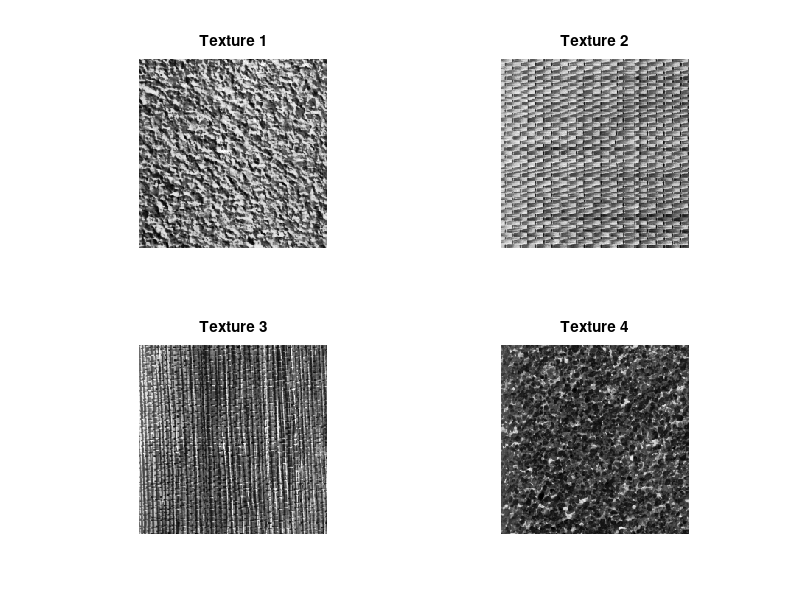

The MATLAB script that drew this image: (Note: this script raises an error after producing the figure.)
%%%%%%%%%%%%%%%%%%%%%%%%%%%%%%%%%%%%%%%%%%%%%%%%%%%
%
%       This scripts save the files needed for the mandatory assignment 2
%       in INF4300 and INF9305
%
clear all
close all
addpath('../Oblig1'); % For my GLCM function

%Loading the images
mosaic1_train = load('data/mosaic1_train.mat');
training_mask = load('data/training_mask.mat');
mosaic2_test = load('data/mosaic2_test.mat');
mosaic3_test = load('data/mosaic3_test.mat');

% I don't want them as structs
mosaic1_train = mosaic1_train.mosaicim;
mosaic2_test = mosaic2_test.mosaicim;
mosaic3_test = mosaic3_test.mosaicim;
training_mask = training_mask.mosaicim;

% Find size of image
[N,M] = size(mosaic1_train);
G=16; %We want to use 16 graylevels

% Normalize the images
texture1 = mosaic1_train(1:N/2,1:M/2);
texture1_norm = uint8(round(double(texture1) * (G-1) / double(max(texture1(:)))));
texture2 = mosaic1_train(1:N/2,M/2+1:end);
texture2_norm = uint8(round(double(texture2) * (G-1) / double(max(texture2(:)))));
texture3 = mosaic1_train(N/2+1:end,1:M/2);
texture3_norm = uint8(round(double(texture3) * (G-1) / double(max(texture3(:)))));
texture4 = mosaic1_train(N/2+1:end,M/2+1:end);
texture4_norm = uint8(round(double(texture4) * (G-1) / double(max(texture4(:)))));

% Display the different textures
figure(1)
subplot(221)
imshow(texture1,[]);
title('Texture 1');
subplot(222)
imshow(texture2,[]);
title('Texture 2');
subplot(223)
imshow(texture3,[]);
title('Texture 3');
subplot(224)
imshow(texture4,[]);
title('Texture 4');

% Calculate the GLCM for direction dx = 1 dy = 0
texture1dx1dy0 = GLCM(texture1_norm,G,1,0,0,1);
texture2dx1dy0 = GLCM(texture2_norm,G,1,0,0,1);
texture3dx1dy0 = GLCM(texture3_norm,G,1,0,0,1);
texture4dx1dy0 = GLCM(texture4_norm,G,1,0,0,1);

% Calculate the GLCM for direction dx = 0 dy = 2
texture1dx0dy1 = GLCM(texture1_norm,G,0,1,0,1);
texture2dx0dy1 = GLCM(texture2_norm,G,0,1,0,1);
texture3dx0dy1 = GLCM(texture3_norm,G,0,1,0,1);
texture4dx0dy1 = GLCM(texture4_norm,G,0,1,0,1);

% Calculate the GLCM for direction dx = 1 dy = -1
texture1dx1dymin1 = GLCM(texture1_norm,G,1,-1,0,1);
texture2dx1dymin1 = GLCM(texture2_norm,G,1,-1,0,1);
texture3dx1dymin1 = GLCM(texture3_norm,G,1,-1,0,1);
texture4dx1dymin1 = GLCM(texture4_norm,G,1,-1,0,1);

% Calculate the GLCM for direction dx = -1 dy = 1
texture1dxmin1dy1 = GLCM(texture1_norm,G,-1,1,0,1);
texture2dxmin1dy1 = GLCM(texture2_norm,G,-1,1,0,1);
texture3dxmin1dy1 = GLCM(texture3_norm,G,-1,1,0,1);
texture4dxmin1dy1 = GLCM(texture4_norm,G,-1,1,0,1);

% Try to plot some of the GLCM's
figure(2)
subplot(221);
imagesc(texture1dx1dy0);
subplot(222);
imagesc(texture2dx1dy0);
subplot(223);
imagesc(texture3dx1dy0);
subplot(224);
imagesc(texture4dx1dy0);

% Save the traning and test images
save('new_data/mosaic1_train','mosaic1_train');
save('new_data/mosaic2_test','mosaic2_test');
save('new_data/mosaic3_test','mosaic3_test');

% Save the traning mask
save('new_data/training_mask','training_mask');

% Save the example GLCM matrices
save('new_data/texture1dx1dy0','texture1dx1dy0');
save('new_data/texture2dx1dy0','texture2dx1dy0');
save('new_data/texture3dx1dy0','texture3dx1dy0');
save('new_data/texture4dx1dy0','texture4dx1dy0');

save('new_data/texture1dx0dy1','texture1dx0dy1');
save('new_data/texture2dx0dy1','texture2dx0dy1');
save('new_data/texture3dx0dy1','texture3dx0dy1');
save('new_data/texture4dx0dy1','texture4dx0dy1');

save('new_data/texture1dx1dymin1','texture1dx1dymin1');
save('new_data/texture2dx1dymin1','texture2dx1dymin1');
save('new_data/texture3dx1dymin1','texture3dx1dymin1');
save('new_data/texture4dx1dymin1','texture4dx1dymin1');

save('new_data/texture1dxmin1dy1','texture1dxmin1dy1');
save('new_data/texture2dxmin1dy1','texture2dxmin1dy1');
save('new_data/texture3dxmin1dy1','texture3dxmin1dy1');
save('new_data/texture4dxmin1dy1','texture4dxmin1dy1');

% Save the traning and test images as .txt files
dlmwrite('new_data/mosaic1_train.txt',mosaic1_train);
dlmwrite('new_data/mosaic2_test.txt',mosaic2_test);
dlmwrite('new_data/mosaic3_test.txt',mosaic3_test);

% Save the traning mask as .txt file
save('new_data/training_mask.txt','training_mask');

% Save the example GLCM matrices as .txt files
dlmwrite('new_data/texture1dx1dy0.txt',texture1dx1dy0);
dlmwrite('new_data/texture2dx1dy0.txt',texture2dx1dy0);
dlmwrite('new_data/texture3dx1dy0.txt',texture3dx1dy0);
dlmwrite('new_data/texture4dx1dy0.txt',texture4dx1dy0);

dlmwrite('new_data/texture1dx0dy1.txt',texture1dx0dy1);
dlmwrite('new_data/texture2dx0dy1.txt',texture2dx0dy1);
dlmwrite('new_data/texture3dx0dy1.txt',texture3dx0dy1);
dlmwrite('new_data/texture4dx0dy1.txt',texture4dx0dy1);

dlmwrite('new_data/texture1dx1dymin1.txt',texture1dx1dymin1);
dlmwrite('new_data/texture2dx1dymin1.txt',texture2dx1dymin1);
dlmwrite('new_data/texture3dx1dymin1.txt',texture3dx1dymin1);
dlmwrite('new_data/texture4dx1dymin1.txt',texture4dx1dymin1);

dlmwrite('new_data/texture1dxmin1dy1.txt',texture1dxmin1dy1);
dlmwrite('new_data/texture2dxmin1dy1.txt',texture2dxmin1dy1);
dlmwrite('new_data/texture3dxmin1dy1.txt',texture3dxmin1dy1);
dlmwrite('new_data/texture4dxmin1dy1.txt',texture4dxmin1dy1);
